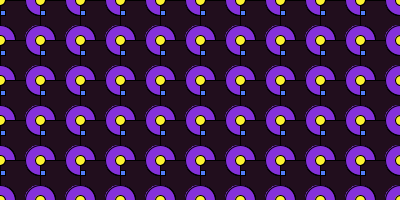
Frame 1 (no input)
Frame 60 (the mouse pressed at the canvas centre just before this capture): identical to frame 1, image omitted
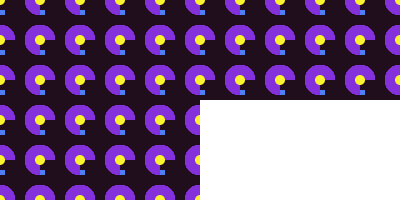
Frame 120 (the mouse held since frame 60 and released just before this capture)

The Processing sketch that drew these frames (run headless with seeded random() and noise(); from frame 60 on, the mouse is pressed at the canvas centre):

// Processing sketch: processing_74546
// ── processing_74546.pde

void setup() {
  size(400, 200);
  smooth();
}

void draw() {
  for(int y = 0; y <= height; y = y + 40){
    for(int x = 0; x <= width; x = x + 40) {
      for(int z = 10; z <= height; z = z + 40) {
        for(int a = 10; a <= width; a = a + 40) {
      fill(133, 49, 219);
      ellipse(x, y, 30, 30);
      fill(33, 14, 29);
      rect(x, y, 50, 50);
      fill(252, 243, 48);
      ellipse(x, y, 10, 10);
      fill(80, 126, 247);
      rect(x, z, 5, 5);
    }
  }
}
  }
   if(pmouseX > 0 && mousePressed) {
     fill(255);
     noStroke();
  rect(pmouseX, pmouseY, mouseX, mouseY);
} 
}
